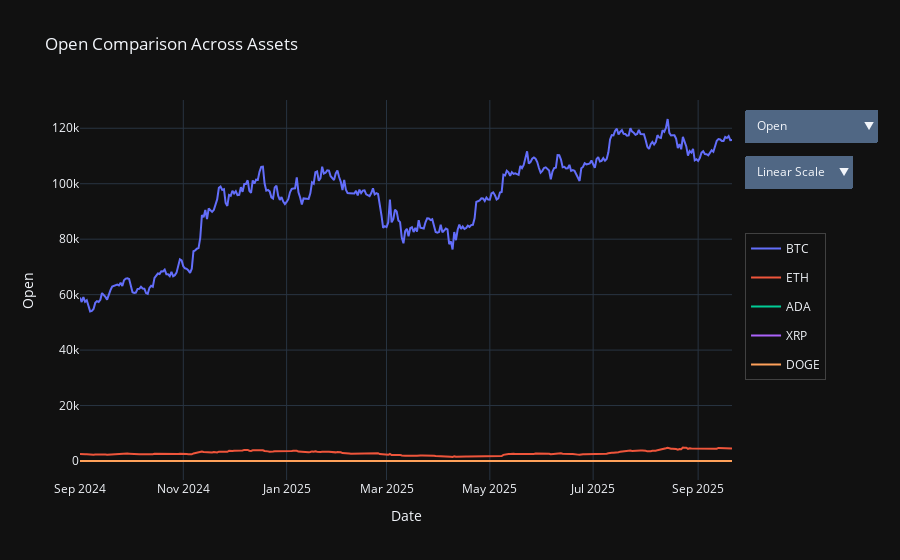

The notebook cell saved with this chart:
### Code cell
# Comparative Interactive Dashboard
dashboard = Sirifi_C_Dashboard(results, normalize=False) # Keep normalisation True for better comparison
dashboard.show()
